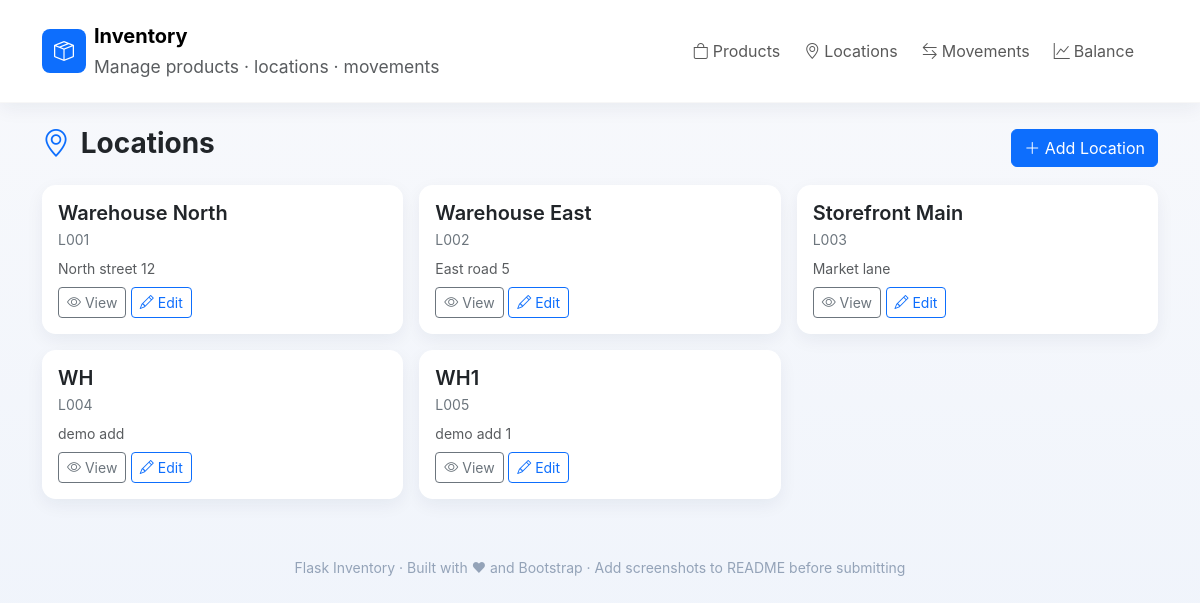
/locations, run on the app's committed database.
### app.py (models this page shows, shortened)
class Location(db.Model):
    location_id = db.Column(db.String(50), primary_key=True)
    name = db.Column(db.String(200), nullable=False)
    address = db.Column(db.String(300))

### app.py (the view)
@app.route('/locations')
def locations():
    items = Location.query.all()
    return render_template('locations.html', locations=items)

### templates/locations.html
{% extends "base.html" %}
{% block content %}
  <div class="d-flex justify-content-between align-items-center mb-3">
    <h3 class="fw-bold"><i class="bi bi-geo-alt me-1 text-primary"></i> Locations</h3>
    <a class="btn btn-primary" href="{{ url_for('add_location') }}"><i class="bi bi-plus-lg"></i> Add Location</a>
  </div>
  <div class="row g-3">
    {% for l in locations %}
      <div class="col-12 col-md-4">
        <div class="card p-3 h-100">
          <h5 class="fw-semibold mb-1">{{ l.name }}</h5>
          <div class="small muted mb-2">{{ l.location_id }}</div>
          <div class="text-muted small mb-2">{{ l.address or 'No address' }}</div>
          <div class="mt-auto">
            <a href="{{ url_for('view_location', location_id=l.location_id) }}" class="btn btn-sm btn-outline-secondary"><i class="bi bi-eye"></i> View</a>
            <a href="{{ url_for('edit_location', location_id=l.location_id) }}" class="btn btn-sm btn-outline-primary"><i class="bi bi-pencil"></i> Edit</a>
          </div>
        </div>
      </div>
    {% else %}
      <div class="col-12">
        <div class="card p-3 text-muted">No locations yet. Click <a href="{{ url_for('add_location') }}">Add Location</a>.</div>
      </div>
    {% endfor %}
  </div>
{% endblock %}

### templates/base.html (style rules this page uses)
:root { --accent: #2563eb; --muted: #6c757d; --card-radius: 14px; }
html,body { height:100%; }
body { background: linear-gradient(180deg, #f8f9fc 0%, #eef3fb 100%); font-family: Inter, system-ui, -apple-system, "Segoe UI", Roboto, "Helvetica Neue", Arial; }
.card { border: none; border-radius: var(--card-radius); box-shadow: 0 6px 18px rgba(18, 40, 71, 0.06); }
.muted { color: var(--muted); }

### data on the page
Location: name "Warehouse North", location_id "L001", address "North street 12"
Location: name "Warehouse East", location_id "L002", address "East road 5"
Location: name "Storefront Main", location_id "L003", address "Market lane"
Location: name "WH", location_id "L004", address "demo add"
Location: name "WH1", location_id "L005", address "demo add 1"
